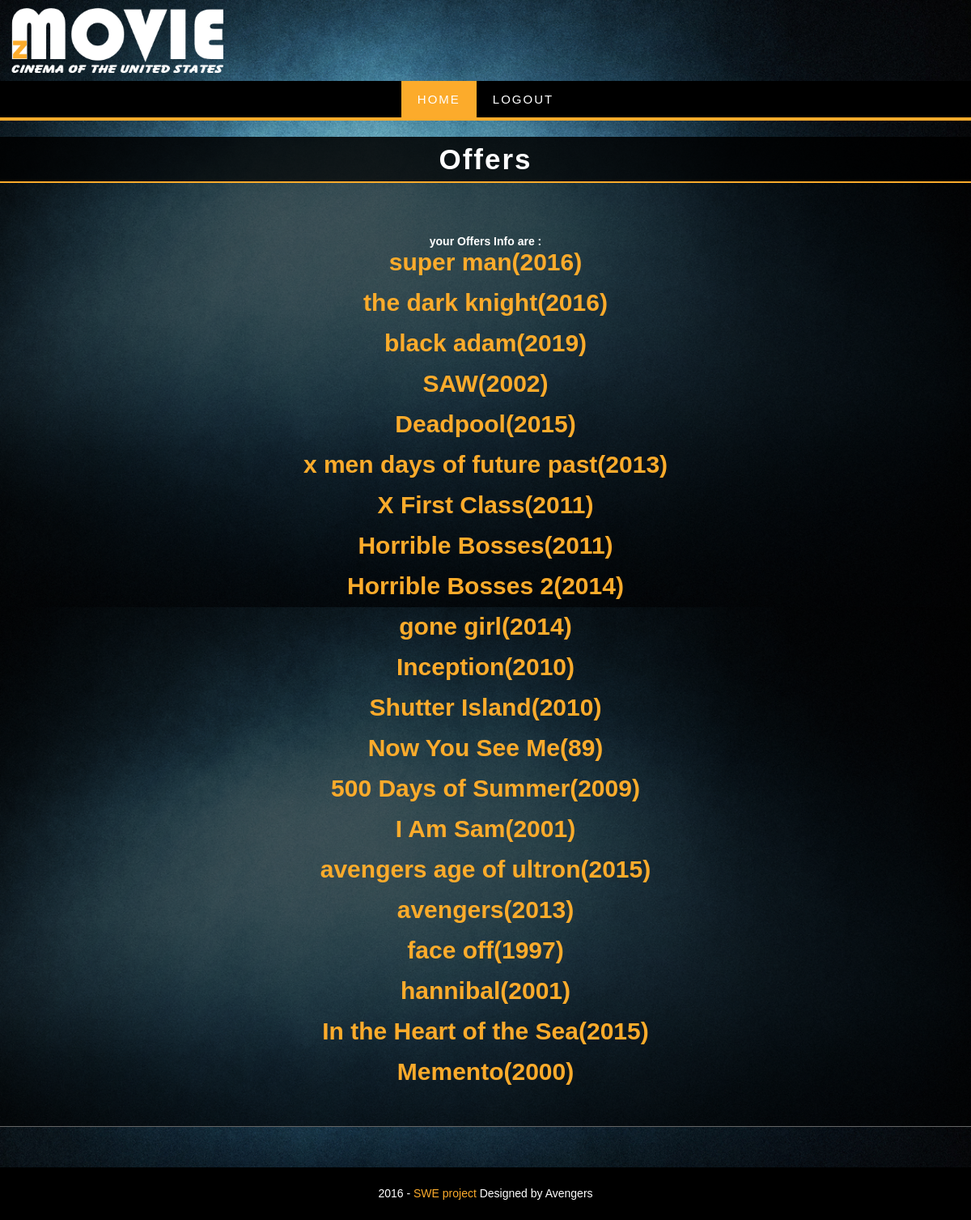
Page /movie/offers.php (signed in) on the committed database.
### tables this page shows
CREATE TABLE IF NOT EXISTS `added_movies` (
  `id` int(11) NOT NULL AUTO_INCREMENT,
  `name` varchar(50) NOT NULL,
  `quantity` int(11) NOT NULL,
  `category` varchar(50) NOT NULL,
  `type` varchar(50) NOT NULL,
  `seller_id` int(11) NOT NULL,
  `price` int(11) NOT NULL,
  `yearofproduction` int(11) NOT NULL,
  `status` varchar(50) NOT NULL,
  `poster_name` varchar(50) NOT NULL,
  `description` text NOT NULL,
  PRIMARY KEY (`id`),
  KEY `id` (`id`)
);

### movie/classes/DB.php (called while the page is built, shortened)
<?php
class DB{
	private static $_instance=null;
	private $_pdo;
	private $_error=false;
	private $_results;
	private $_count =0;
	private function __construct(){
		try {
			$this->_pdo=new PDO('mysql:host=' . config::get('mysql/host') . ';dbname=' . config::get('mysql/db'), config::get('mysql/username'), config::get('mysql/password'));
		}
		catch(PDOException $e){
			die($e->getMessage());
		}
	}
	public static function getInstance(){
		if(!isset(self::$_instance)){
			self::$_instance = new DB();
		}
		return self::$_instance;
	}
	public function query($sql, $params= array()){
		$this->_error=false;
		if($this->_query = $this->_pdo->prepare($sql)){
			$x=1;
			if(count($params)){
				foreach ($params as $param) {
					$this->_query->bindValue($x, $param);
					$x++;
				}
			}
			if($this->_query->execute()){
				$this->_results= $this->_query->fetchAll(PDO::FETCH_OBJ);
				$this->_count= $this->_query->rowCount();
			} else{
				$this->_error=true;
			}
		}
		return $this;
	}
	public function action($action, $table, $where=array()){
		if(count($where)===3 && $where[0] != '0'){
			$operators= array('=','<','>','>=','<=');
			$field= $where[0];
			$operator= $where[1];
			$value= $where[2];
			if(in_array($operator, $operators)){
				$sql="{$action} FROM {$table}  WHERE {$field} {$operator} ?";
				if(!$this->query($sql, array($value))->error()){
					return $this;
				}
			}
		}else{
			$value=array(0);
			$sql="{$action} FROM {$table}";
				if(!$this->query($sql,$value)->error()){
					return $this;
				}
		}
		return false;
	}
	public function get($table, $where){
		return $this->action('SELECT *', $table, $where);
	}
	public function results(){
		return $this->_results;
	}
	public function first(){
		return $this->results()[0];
	}
	public function error(){
		return $this->_error;
	}
	public function count(){
		return $this->_count;
	}
}

### movie/classes/config.php (called while the page is built)
<?php
class config{
	public static function get($path=null){
		if($path){
			$config = $GLOBALS['config'];
			$path = explode('/', $path);
			foreach ($path as $bit) {
				if(isset($config[$bit])){
					$config=$config[$bit];
				}
			}
		return $config;
		}
		return false;
	}
}

### movie/classes/user.php (called while the page is built, shortened)
<?php
class user {
	private $_db,
			$_data,
			$_sessionName,
			$_cookieName,
			$_isLoggedIn;
	public function __construct($user = null){
		$this->_db=DB::getInstance();
		$this->_sessionName= config::get('session/session_name');
		if(!$user){
			if(session::exists($this->_sessionName)){
				$user= session::get($this->_sessionName);
				if($this->find($user)){
					$this->_isLoggedIn=true;
				} else{
				}
			}
		} else {
			$this->find($user);
		}
	}
	public function find($user= null){
		if($user){
			$field=(is_numeric($user)) ? 'id' : 'username';
			$data=$this->_db->get('users', array($field, '=', $user));
			if($data->count()){
				$this->_data= $data->first();
				return true;
			}
		}
		return false;
	}
	public function data(){
		return $this->_data;
	}
}

### movie/classes/session.php (called while the page is built, shortened)
<?php
class session{
	public static function exists($name){
		return (isset($_SESSION[$name])) ? true : false;
	}
	public static function get($name){
		return $_SESSION[$name];
	}
}

### movie/offers.php (the view, shortened to what this page needs)
<?php
	include('header.php');
	$user = new user();
	$data = $user->data();
	$id=$data->id;
?>
<div class="row">
	<div id="menu">
		<nav>
		<div class="wrap-nav">
		   <ul>
			 <li class="active"><a href="index.php">Home</a></li>
		   	 <li><a href="logout.php">logout</a></li>
		   </ul>
		</div>
		</nav>
	</div>
</div>
	</div>
</header>
<div class="wrap-container zerogrid">
		<div id="main-content" class="col-2-3">
		<div class="movie">
		<div class="title">
			<center><h2>Offers</h2></center>
		</div>
		<center>
		<div class="row">
	<?php
		$offer=DB::getInstance()->get('added_movies',array('seller_id','=', $id));
		echo  '<h2>your Offers Info are : </h2>';
		if($offer->count()){
			foreach($offer->results() as $row){
			$movie_id=$row->id;
			$movie_name=$row->name;
			$production_year=$row->yearofproduction;
			echo '<ul><li><h3><a href="update_movie.php/?id=',$movie_id,'">',$movie_name,'(',$production_year,')</a></h3></li></br></ul>';
			}
		}
	?>
	</div>
	</center>
	</div></div></div>
<?php include('footer.php'); ?>

### movie/css/zerogrid.css (style rules this page uses)
.zerogrid { width: 1200px; position: relative; margin: 0 auto; padding: 0px; }
.zerogrid:after { content: "\0020"; display: block; height: 0; clear: both; visibility: hidden; }
.zerogrid .row:before,.row:after { content: '\0020'; display: block; overflow: hidden; visibility: hidden; width: 0; height: 0; }
.zerogrid .row:after { clear: both; }
.zerogrid .row { zoom: 1; }
.zerogrid .col-1-2, .zerogrid .col-1-3, .zerogrid .col-2-3, .zerogrid .col-1-4, .zerogrid .col-2-4, .zerogrid .col-3-4, .zerogrid .col-1-5, .zerogrid .col-2-5, .zerogrid .col-3-5, .zerogrid .col-4-5, .zerogrid .col-1-6, .zerogrid .col-2-6, .zerogrid .col-3-6, .zerogrid .col-4-6, .zerogrid .col-5-6 { float:left; display: inline-block; }
.zerogrid .col-2-3 { width:100%; }

### movie/css/style2.css (style rules this page uses)
a,abbr,acronym,address,applet,article,aside,audio,b,blockquote,big,body,center,canvas,caption,cite,code,command,datalist,dd,del,details,dfn,dl,div,dt,em,embed,fieldset,figcaption,figure,font,footer,form,h1,h2,h3,h4,h5,h6,header,hgroup,html,i,iframe,img,ins,kbd,keygen,label,legend,li,meter,nav,object,ol,output,p,pre,progress,q,s,samp,section,small,span,source,strike,strong,sub,sup,table,tbody,tfoot,thead,th,tr,tdvideo,tt,u,ul,var { background:transparent;border:0 none;font-size:100%;margin:0;padding:0;border:0;outline:0;vertical-align:top; }
ol, ul { list-style:none; }
article, aside, audio, canvas, command, datalist, details, embed, figcaption, figure, footer, header, hgroup, keygen, meter, nav, output, progress, section, source, video { display:block; }
html { Â -webkit-text-size-adjust: none; }
a { color: #fcab2b;text-decoration: none; }
h3, h4 { font-size: 30px; }
html, body { width:100%; padding:0; margin:0; }
body { background: url(../images/bg.jpg) fixed ;color: #fff;font: 14px/25px Arial, Helvetica, sans-serif;background-size: 100%; }
header .wrap-header ul li { display:inline; }
nav { margin: 0px 10px 0px 10px;display: inline-block; }
nav .active a { background: #fcab2b!important; }
#menu { background-color:#000;border-bottom: 4px solid #fcab2b;text-align: center; }
#menu ul { padding:0px;margin:0px;list-style: none; }
#menu ul li { display:inline; }
#menu ul a { float:left;color: #fff; text-transform: uppercase;padding: 10px 20px;font-size: 15px;letter-spacing: 2px; }
#main-content .movie , #main-content .serie { background-color: rgba(0,0,0,0.6);margin-bottom: 50px;padding-bottom: 30px;border-bottom: 1px solid #666; }
#main-content .title { border-bottom:2px solid #fcab2b;margin-bottom: 60px;background-color: rgba(0,0,0,0.7); }
#main-content .title h2 { font-size:35px;color: #fff; display:inline-block;padding: 15px 0;letter-spacing: 2px; }

### movie/css/responsive.css (style rules this page uses)
html { �-webkit-text-size-adjust: none; }

### rows in the picture
added_movies: name "super man", yearofproduction "2016"
added_movies: name "the dark knight", yearofproduction "2016"
added_movies: name "black adam", yearofproduction "2019"
added_movies: name "SAW", yearofproduction "2002"
added_movies: name "Deadpool", yearofproduction "2015"
added_movies: name "x men days of future past", yearofproduction "2013"
added_movies: name "X First Class", yearofproduction "2011"
added_movies: name "Horrible Bosses", yearofproduction "2011"
added_movies: name "Horrible Bosses 2", yearofproduction "2014"
added_movies: name "gone girl", yearofproduction "2014"
added_movies: name "Inception", yearofproduction "2010"
added_movies: name "Shutter Island", yearofproduction "2010"
added_movies: name "Now You See Me", yearofproduction "89"
added_movies: name "500 Days of Summer", yearofproduction "2009"
added_movies: name "I Am Sam", yearofproduction "2001"
added_movies: name "avengers age of ultron", yearofproduction "2015"
added_movies: name "avengers", yearofproduction "2013"
added_movies: name "face off", yearofproduction "1997"
added_movies: name "hannibal", yearofproduction "2001"
added_movies: name "In the Heart of the Sea", yearofproduction "2015"
added_movies: name "Memento", yearofproduction "2000"
